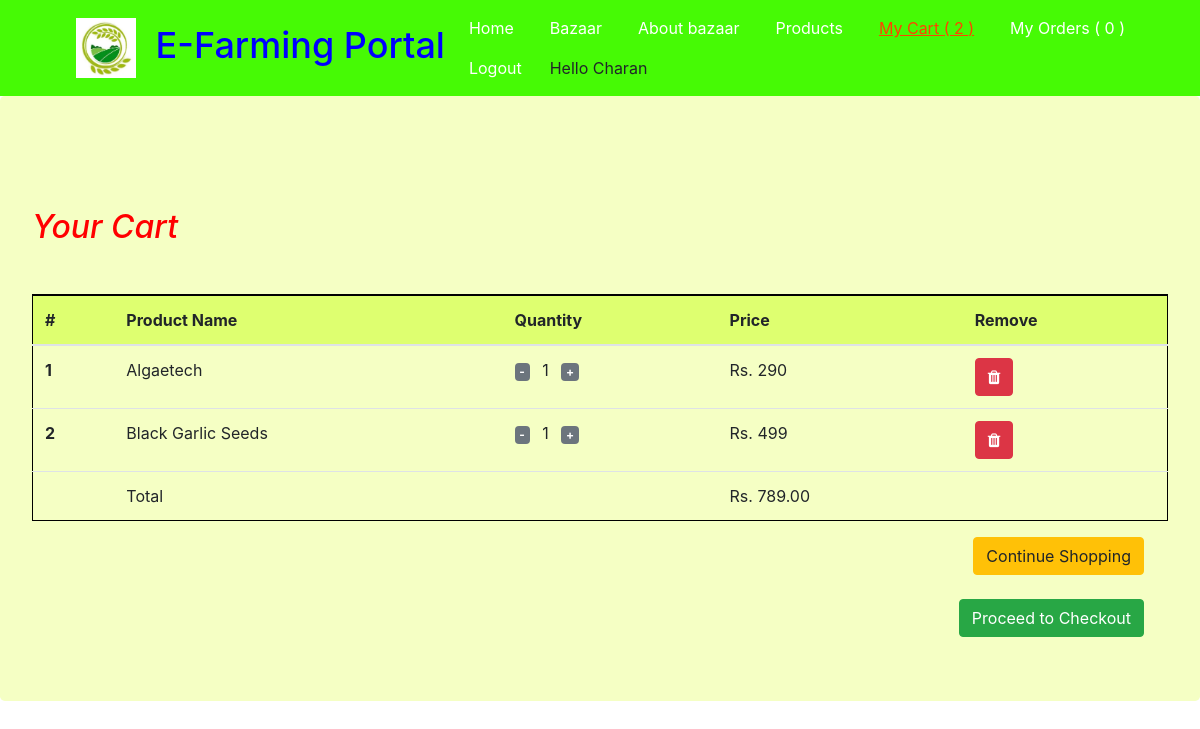
Page /cart/carthome/ (signed in) on the committed database.
### cart/models.py (models this page shows, shortened)
class Order(models.Model):
    orderitems = models.ManyToManyField(Cart)
    user = models.ForeignKey(User, on_delete=models.CASCADE)
    ordered = models.BooleanField(default=False)
    created = models.DateTimeField(auto_now_add=True)
    def get_totals(self):
        total = 0
        for order_item in self.orderitems.all():
            total += order_item.get_total()
        return total

class Cart(models.Model):
    user = models.ForeignKey(User, on_delete=models.CASCADE)
    item = models.ForeignKey(Product, on_delete=models.CASCADE)
    quantity = models.IntegerField(default=1)
    purchased = models.BooleanField(default=False)
    created = models.DateTimeField(auto_now_add=True)
    def get_total(self):
        return self.item.price * self.quantity

### bazaar/models.py (models this page shows, shortened)
class Product(models.Model):
    name = models.CharField(max_length=100)
    img = models.ImageField(upload_to='bazaar/pics')
    cat = models.CharField(max_length=100)
    desc = models.TextField()
    price = models.IntegerField()
    offer = models.BooleanField(default=False)

### cart/views.py (the view)
# urls.py: path('carthome/', views.CartView, name='carthome'),
def CartView(request):
    user = request.user
    carts = Cart.objects.filter(user=user,purchased=False)
    orders = Order.objects.filter(user=user, ordered=False)
    if carts.exists():
        order = orders[0]
        return render(request, 'cart/carthome.html', {"carts": carts, 'order': order})
    else:
        return render(request, 'cart/carthome.html',{"carts":{}})

### cart/templatetags/cart_tag.py (called while the page is built)
@register.filter
def cart_total(user):
    order = Order.objects.filter(user=user, ordered=False)
    if order.exists():
    	return order[0].orderitems.count()
    else:
    	return 0

@register.filter
def myorders_total(user):
    myorders = Order.objects.filter(user=user, ordered=True)
    if myorders.exists():
        return len(myorders)
    else:
        return 0

### cart/templates/cart/carthome.html (shortened to what this page needs)
{% extends 'bazaar/bazbase.html' %}
{% block content %}
<div style="width:100%; height:100%;">
<div class="container-fluid jumbotron my-0" style="background-color: #f5ffc4 !important;">
<div class="my-5">
 <em>	<h2 style="color: red;">Your Cart</h2> </em>
</div>
{% if carts %}
<table class="table table-hover" style="border: 1px solid black; border-top: 2px solid black;">
  <thead style="background-color: #deff70;">
    <tr>
      <th scope="col">#</th>
      <th scope="col">Product Name</th>
      <th scope="col">Quantity</th>
      <th scope="col">Price</th>
      <th scope="col">Remove</th>
    </tr>
  </thead>
  <tbody>
  	{% for cart in carts %}
    <tr>
      <th scope="row">{{ forloop.counter }}</th>
      <td>{{ cart.item.name }}</td>
      <td>
        <a class="mr-2" href="{% url 'decreasecart' cart.item.id %}"><span class="badge badge-secondary">-</span></a>
      {{ cart.quantity }}
      <a class="ml-2" href="{% url 'addtocart' cart.item.id %}" ><span class="badge badge-secondary">+</span></a>
      </td>
      <td>Rs. {{ cart.get_total }}</td>
      <td><a href="{% url 'removefromcart' cart.item.id %}" class="btn btn-danger"><i class="fa fa-trash"></i></a></td>
    </tr>
	{% endfor %}
    <tr>
      <th scope="row"></th>
      <td colspan="2">Total</td>
      <td>Rs. {{ order.get_totals| floatformat:2 }}</td>
      <td></td>
    </tr>
  </tbody>
</table>
<div class="text-right">
  <a href="{% url 'bazproducts' %}" class="btn btn-warning mr-4" >Continue Shopping</a>
  <br><br>
  <form action="{% url 'addrandpay' %}" method="post">
    <input type="submit" class="btn btn-success mr-4" value="Proceed to Checkout">
  </form>
</div>
{% else %}
    <p> You have no items to show</p>
    <a href="{% url 'bazproducts' %}" class="btn btn-warning mr-4" >Continue Shopping</a>
{% endif %}
</div>
</div>
{% endblock %}

### bazaar/templates/bazaar/bazbase.html (shortened to what this page needs)
<!DOCTYPE html>
{% load static %}
{% load cart_tag %}
<html>
<head>
    <link rel="stylesheet" href="https://stackpath.bootstrapcdn.com/bootstrap/4.4.1/css/bootstrap.min.css">
    <link rel="stylesheet" href="https://cdnjs.cloudflare.com/ajax/libs/font-awesome/4.7.0/css/font-awesome.min.css">
    <link rel="stylesheet" href="https://cdnjs.cloudflare.com/ajax/libs/font-awesome/4.7.0/css/font-awesome.min.css">
    <link rel="stylesheet" type="text/css" href="{% static 'bazaar/styles/bazbase.css' %}">
</head>
<body>
    <nav class="navbar navbar-expand-lg navbar-dark sticky-top" >
        <span class="navbar-brand mb-0 h1" style="font-size: 3vw;"> <img class="image" src="{% static 'bazaar/images/pic1.jpg' %}" width="60" height="60">
        <span class="brandforcolours" style="width: auto; color: blue;">E-Farming Portal</span></span>
             <div class="collapse navbar-collapse" id="bs-example-navbar-collapse-1">
               <ul class="nav navbar-nav ml-auto">
                 <li class="nav-item"><a class="nav-link a {% if request.resolver_match.url_name == 'UserHomepage' %}active{% endif %}" href="{% url 'UserHomepage' %}">Home</a></li>
                   <li class="nav-item"><a class="nav-link a {% if request.resolver_match.url_name == 'bazhome' %}active{% endif %}" href="{% url 'bazhome' %}">Bazaar<span class="sr-only">(current)</span></a></li>
                 <li class="nav-item"><a class="nav-link b {% if request.resolver_match.url_name == 'bazabout' %}active{% endif %}" href="{% url 'bazabout' %}">About bazaar</a></li>
                 <li class="nav-item"><a class="nav-link c {% if request.resolver_match.url_name == 'bazproducts' %}active{% endif %}" href="{% url 'bazproducts' %}">Products</a></li>
                 {% if request.user.is_authenticated %}
                 <li class="nav-item"><a class="nav-link d {% if request.resolver_match.url_name == 'carthome' %}active{% endif %}" href="{% url 'carthome' %}">My Cart<span> ( {{ request.user| cart_total }} )</span></a></li>
                 <li class="nav-item"><a class="nav-link e {% if request.resolver_match.url_name == 'myorderhome' %}active{% endif %}" href="{% url 'myorderhome' %}">My Orders<span> ( {{ request.user| myorders_total }} )</span></a></li>
                 {% endif %}
                {% if user.is_authenticated %}
                <li class="nav-item"><a class="nav-link f {% if request.resolver_match.url_name == 'userLogout' %}active{% endif %}" href="{% url 'userLogout' %}">Logout</a></li>
                <li class="mt-2">Hello {{request.user.username}}</li>
                 {% endif %}
               </ul>
             </div>
           </nav>
    {% block content %}
    {% endblock %}
</body>
</html>

### bazaar/static/bazaar/styles/bazbase.css (style rules this page uses)
.navbar { background-color: #46fa05 !important; }
.navbar-brand { padding-left: 60px; }
.nav-item { margin-right: 20px; }
.image { margin-right: 10px; }
.navbar-dark .navbar-nav li a { color:#ffffff !important; }
.navbar-dark .navbar-nav .nav-link:hover,.navbar-dark .navbar-nav .nav-link.active { color: #ff4301 !important; text-decoration: underline; }

### rows in the picture
Cart: item.name "Algaetech", quantity "1", get_total "290"
Cart: item.name "Black Garlic Seeds", quantity "1", get_total "499"
Order: get_totals "789.00"

### other values in the picture
{{ request.user| cart_total }} "2"
{{ request.user| myorders_total }} "0"
{{ request.user.username }} "Charan"
